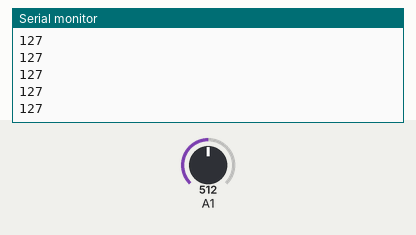
Bench run of a sketch on a simulated Arduino Uno, built with avr-gcc and run on an emulated ATmega328P. Shown: the last lines printed to the serial monitor. The inputs (shaded band) are chosen by the test bench; at power-on: A1 = 512.

Above: at 1.2 s.
1.3 s: A1 set to 716
At 1.31 s:
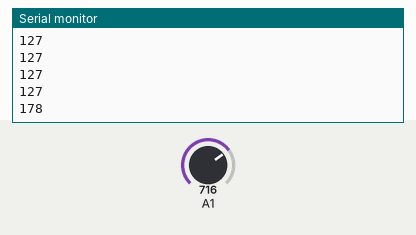
2.8 s: A1 set to 900
At 2.81 s:
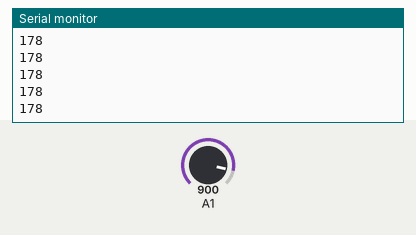
Timing chart, 0 to 5.8 s (numbered marks = the images above; inputs shaded):
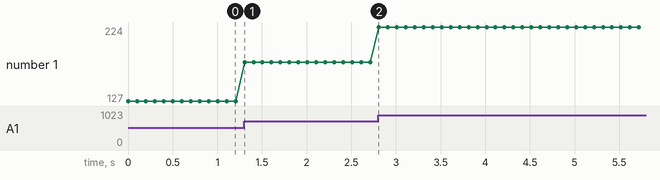

Measured:
- after the input at 1.3 s, the serial monitor: prints a new line at once (image 1)
- plotted number 1: 127 → 178 after the input at 1.3 s, 178 → 224 after the input at 2.8 s

The sketch:

W11_01_serial_simple_potentiometer.ino
```cpp
/*
 * Week 11 Serial communication
 *
 * Pair with https://editor.p5js.org/Aya_Riad/sketches/YrClQX3GY
 *
 * Inputs:
 *   - A1 - 10k potentiometer connected to 5V and GND
 *
 * If you get "Can't upload" make sure your p5js sketch is stopped.
 * Only one program can access a given serial port at once.
 */

int interval = 100;
int lastMessageTime = 0;

void setup() {
  Serial.begin(9600); // initialize serial communications
}

void loop() {
  // read the input pin:
  int potentiometer = analogRead(A1);
  // remap the pot value to 0-255:
  int mappedPotValue = map(potentiometer, 0, 1023, 0, 255);
  // print the value to the serial port.
  // the println function converts the value from e.g. the numeric value 222 to the string "222\n"
  Serial.println(mappedPotValue);
  // slight delay to stabilize reading of values:
  delay(100);

  // Delay so we only send 10 times per second and don't
  // flood the serial connection leading to missed characters on the receiving side
  // For a real sketch we would want to use timing rather than a delay, so we can stay responsive
  // to user inputs on the Arduino side. See https://docs.arduino.cc/built-in-examples/digital/BlinkWithoutDelay
}
```
